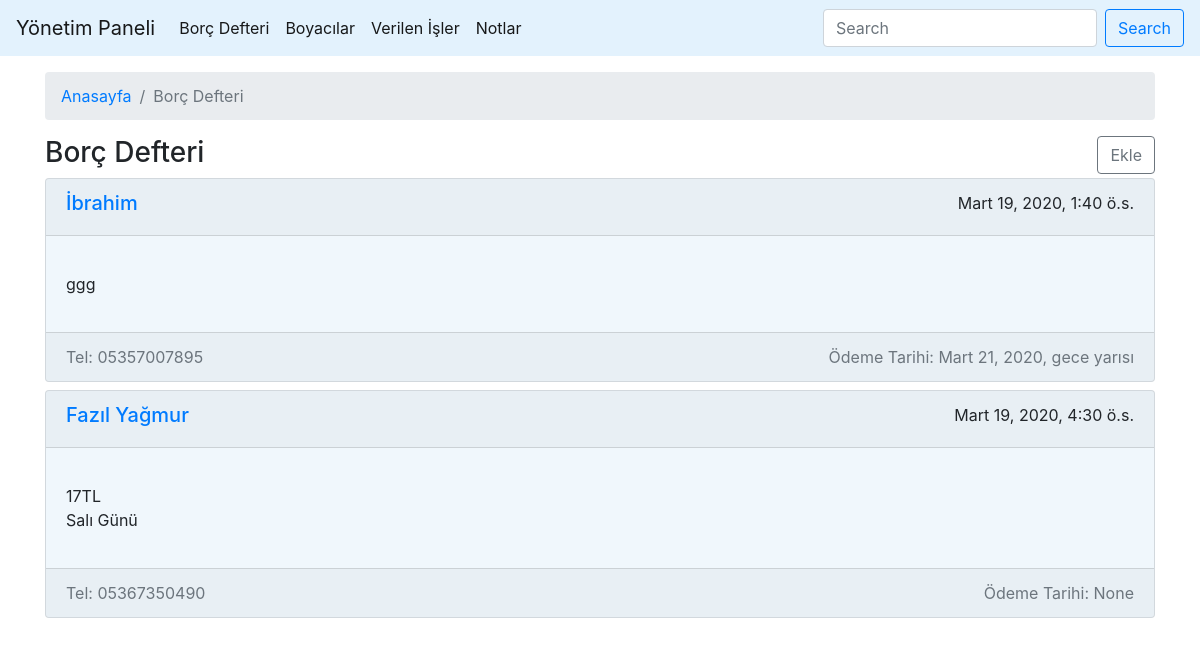
/defter/, run on an earlier commit of the app's database.
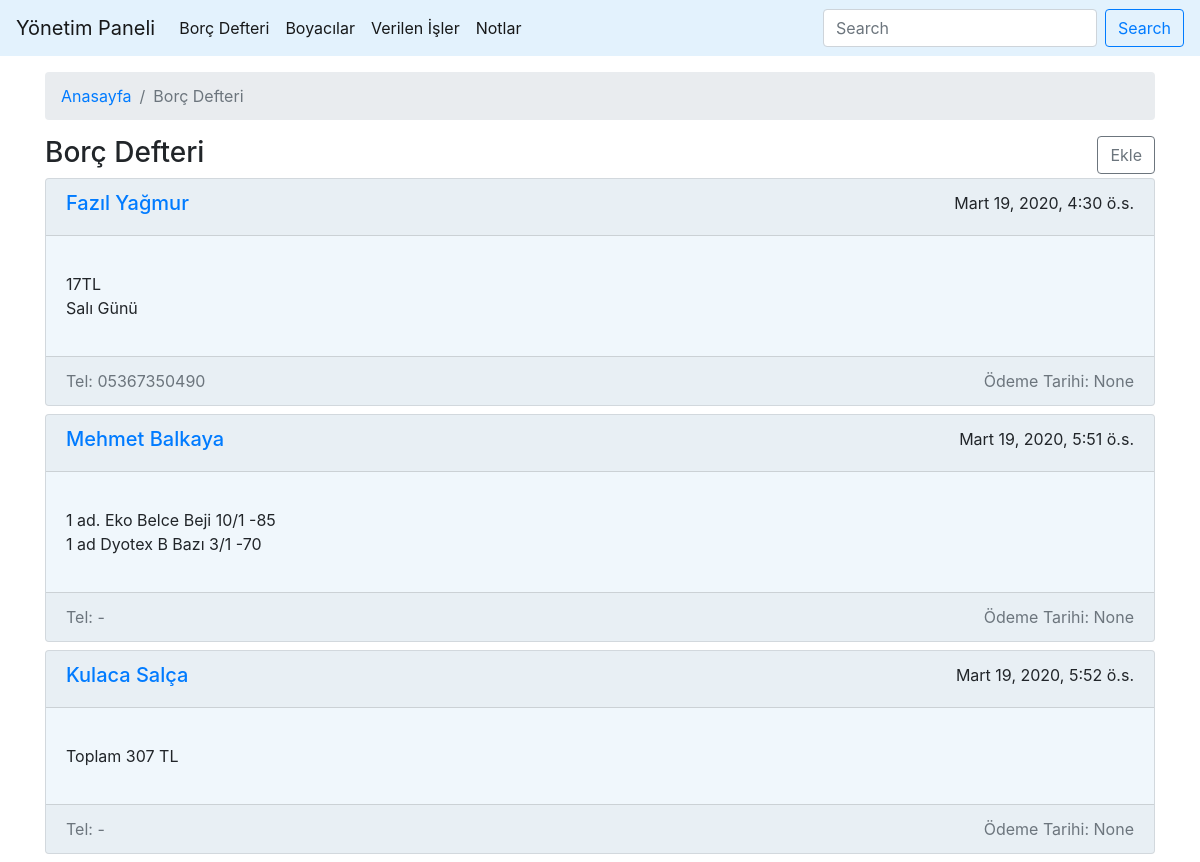
And on a later commit of the database.
### boya/models.py (models this page shows, shortened)
class BorcDefteri(models.Model):
    borclu_isim = models.CharField(max_length=100, verbose_name="Borçlu İsmi")
    borclu_telefon = models.CharField(max_length=11, verbose_name="Telefon")
    borclu_aciklama = models.TextField(verbose_name="Açıklama")
    borc_baslangic = models.DateTimeField(auto_now_add=True)
    borc_son_odeme = models.DateTimeField(blank=True, null=True, verbose_name="Ödeme Tarihi")
    class Meta:
        verbose_name = "Borç Defteri"
        verbose_name_plural = "Borç Defteri"

### boya/views.py (the view)
# urls.py: path('defter/', views.borc_defteri, name="defter"),
def borc_defteri(request):
    defterler = BorcDefteri.objects.all()
    return render(request, 'defter.html', {'defterler': defterler})

### templates/defter.html
{% extends 'base.html' %}
{% block content %}
<div class="container mt-3">
      <nav aria-label="breadcrumb">
        <ol class="breadcrumb">
          <li class="breadcrumb-item"><a href="/">Anasayfa</a></li>
          <li class="breadcrumb-item active" aria-current="page">Borç Defteri</li>
        </ol>
      </nav>
      <div class="row justify-content-center">
        <div class="col-12">
          <div class="row">
          <div class="col-6"><h3>Borç Defteri</h1></div>
          <div class="col-6 text-right"><a type="button" href="{% url 'defter_ekle' %}" class="btn btn-outline-secondary align-right">Ekle</a></div>
          </div>
          {% for defter in defterler %}
            <div class="card mb-2"  style="background-color: #f0f7fc">
              <div class="card-header">
              <div class="row">
                <div class="col-6"><a href="{% url 'defter_ayrinti' defter.id %}"><h5>{{defter.borclu_isim|title}}</h5></a></div>
                <div class="col-6 text-right">
                {{defter.borc_baslangic}}
                </div>
              </div>
              </div>
              <div class="card-body">
                <p class="card-text">{{defter.borclu_aciklama|linebreaks }}</p>
              </div>
              <div class="card-footer text-muted">
              <div class="row">
                <div class="col-6">Tel: {{defter.borclu_telefon}}</div>
                <div class="col-6 text-right">Ödeme Tarihi: {{defter.borc_son_odeme}}</div>
              </div>
              </div>
            </div>
          {% endfor %}
        </div>
      </div>
</div>
{% endblock content %}

What changed in the data, as far as the page shows it:
removed BorcDefteri: borclu_isim "İbrahim", borc_baslangic "Mart 19, 2020, 1:40 ö.s.", borclu_aciklama "ggg", borclu_telefon "05357007895", borc_son_odeme "Mart 21, 2020, gece yarısı"
added BorcDefteri: borclu_isim "Mehmet Balkaya", borc_baslangic "Mart 19, 2020, 5:51 ö.s.", borclu_aciklama "1 ad. Eko Belce Beji 10/1 -85 1 ad Dyotex B Bazı 3/1 -70", borclu_telefon "-", borc_son_odeme "None"
added BorcDefteri: borclu_isim "Kulaca Salça", borc_baslangic "Mart 19, 2020, 5:52 ö.s.", borclu_aciklama "Toplam 307 TL", borclu_telefon "-", borc_son_odeme "None"
